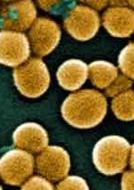
#> input picture images/mini.jpg, 134 x 190 px
$ jupyter execute --allow-errors spark_teste.ipynb
#> lines starting #> are read from the running program, lines starting #| are printed output that depends on the picture; after the words box and inside, x2 and y2 are one past the last pixel; in counts of white or black regions, pixels touching at a corner belong together
[cell 1]
import numpy as np
import os
import cv2
import multiprocessing as mp
from copy import deepcopy

import time

import pyspark

import os

os.environ["PYSPARK_PYTHON"]="/usr/bin/python3.6"
os.environ["PYSPARK_DRIVER_PYTHON"]="/usr/bin/ipython3"
os.environ["SPARK_YARN_USER_ENV"]="PYSPARK_PYTHON=/usr/bin/python3.6"
"""
export PYSPARK_PYTHON=/usr/bin/python3.6
export PYSPARK_DRIVER_PYTHON=/usr/bin/ipython3
export SPARK_YARN_USER_ENV="PYSPARK_PYTHON=/usr/bin/python3.6"
"""

[cell 2]
from pyspark.accumulators import AccumulatorParam
class Matrix3DAccumulatorParam(AccumulatorParam):
	def zero(self, mInitial):
		aaZeros = np.zeros(mInitial.shape)
		return aaZeros

	# [6 lines left out: function addInPlace, not called in this run]

[cell 3]
## Functions to Aid on the Parallelization Task
# [7 lines left out: function gaussian_smoothing, not called in this run]

def canny_edge_detection(input):

	input = input.astype('uint8')

	# Using OTSU thresholding - bimodal image
	otsu_threshold_val, ret_matrix = cv2.threshold(input,0,255,cv2.THRESH_BINARY+cv2.THRESH_OTSU)

	lower_threshold = otsu_threshold_val * 1
	upper_threshold = otsu_threshold_val * 1.9

	#lower_threshold = otsu_threshold_val * 0.4
	#upper_threshold = otsu_threshold_val * 1.3

	print(lower_threshold,upper_threshold)

	#print(lower_threshold,upper_threshold)
	edges = cv2.Canny(input, lower_threshold, upper_threshold)
	return edges

# [62 lines left out: function HoughCircles, not called in this run]

[cell 4]
# [45 lines left out: function mapping, not called in this run]

[cell 5]
# [20 lines left out: function reduce, not called in this run]
						#cells_val[r, i:i+5,j:j+7] = 0

[cell 6]
# [42 lines left out: function applyHoughCircleParallel, not called in this run]

[cell 7]
# Get First Image
start = time.time()

file = 'mini.jpg'

imagePath = os.path.join('images', file)
orig_img = cv2.imread(imagePath)
#> orig_img is the input picture: shape (190, 134, 3); mean B, G, R 44.7, 97.8, 120.4

input = cv2.imread(imagePath,cv2.IMREAD_GRAYSCALE)
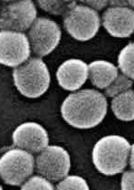
#> input: shape (190, 134); min 0, max 255, mean 98.5

# Create copy of the orignial image
input_img = deepcopy(input)

#Steps
#1. Denoise using Gaussian filter and detect edges using canny edge detector
#smoothed_img = gaussian_smoothing(input_img)
smoothed_img = cv2.GaussianBlur(input_img,(9,9),0)
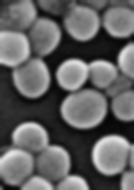
#> smoothed_img: shape (190, 134); min 4, max 230, mean 98.5

#2. Detect Edges using Canny Edge Detector
edged_image = canny_edge_detection(smoothed_img)
#> in canny_edge_detection, `otsu_threshold_val, ret_matrix = cv2.threshold(input,0,255,cv2.THRESH_..`:
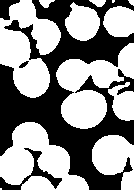
#> ret_matrix: shape (190, 134); 56.8% white; 4 black regions, box (x1, y1, x2, y2) and area: (0, 0, 134, 190) 10219, (0, 148, 62, 190) 525, (0, 0, 20, 20) 223, (19, 61, 29, 68) 35
#> in canny_edge_detection, `otsu_threshold_val, ret_matrix = cv2.threshold(input,0,255,cv2.THRESH_..`: otsu_threshold_val = 91
#> in canny_edge_detection, `upper_threshold = otsu_threshold_val * 1.9`: upper_threshold = 172.9
#| 91.0 172.9
#> in canny_edge_detection, `edges = cv2.Canny(input, lower_threshold, upper_threshold)`:
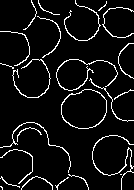
#> edges: shape (190, 134); 6.9% white in thin lines or dots

circles = []
rows = input.shape[0]
#> rows = 190
cols = input.shape[1]
#> cols = 134
length=min(rows, cols)
#> length = 134

#> (the rest of this cell did not finish here and is left out)

$ run again, with images/bacteria.jpg copied over images/mini.jpg
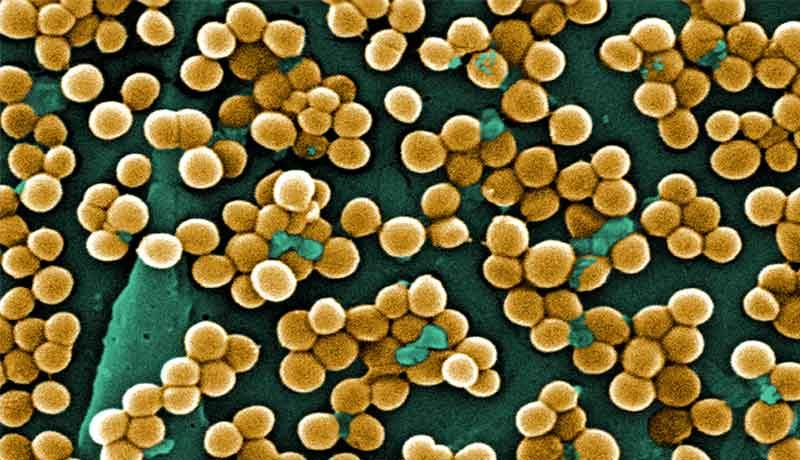
#> input picture images/bacteria.jpg, 800 x 460 px
#> orig_img is the input picture: shape (460, 800, 3); mean B, G, R 54.5, 101.6, 113.4
#> in canny_edge_detection, `otsu_threshold_val, ret_matrix = cv2.threshold(input,0,255,cv2.THRESH_..`:
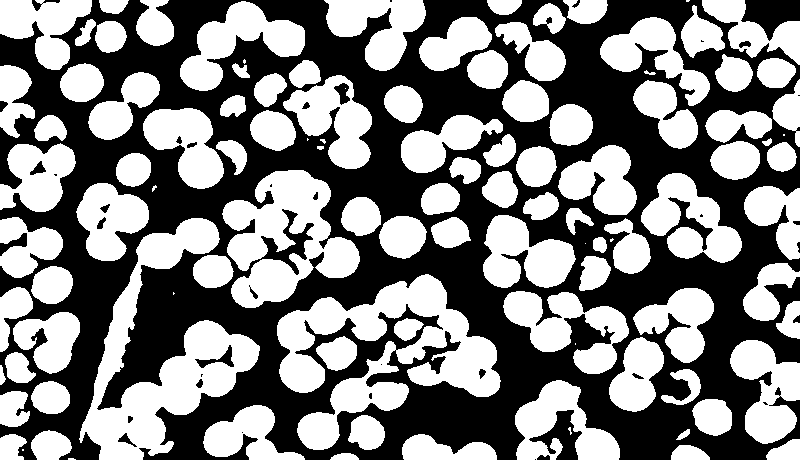
#> ret_matrix: shape (460, 800); 50.1% white; 39 black regions (12 under 20 px), largest, box (x1, y1, x2, y2) and area: (0, 0, 800, 460) 179373, (741, 0, 800, 41) 1424, (529, 410, 582, 460) 1110
#> otsu_threshold_val = 99
#> upper_threshold = 188.1
#| 99.0 188.1
#> in canny_edge_detection, `edges = cv2.Canny(input, lower_threshold, upper_threshold)`:
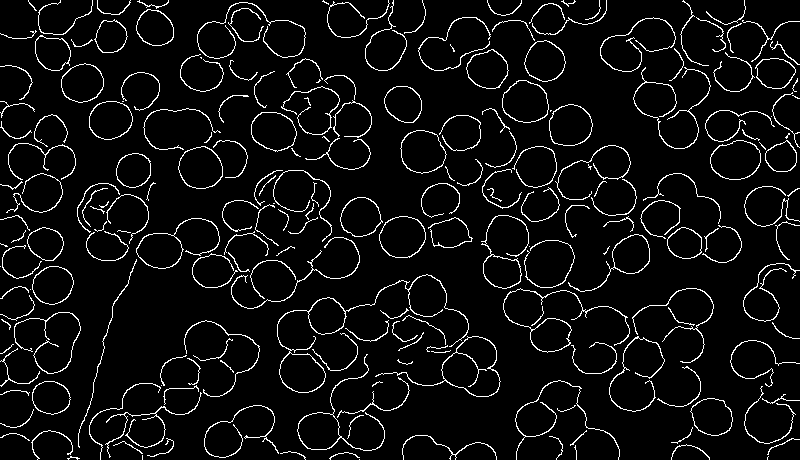
#> edges: shape (460, 800); 5.9% white in thin lines or dots
